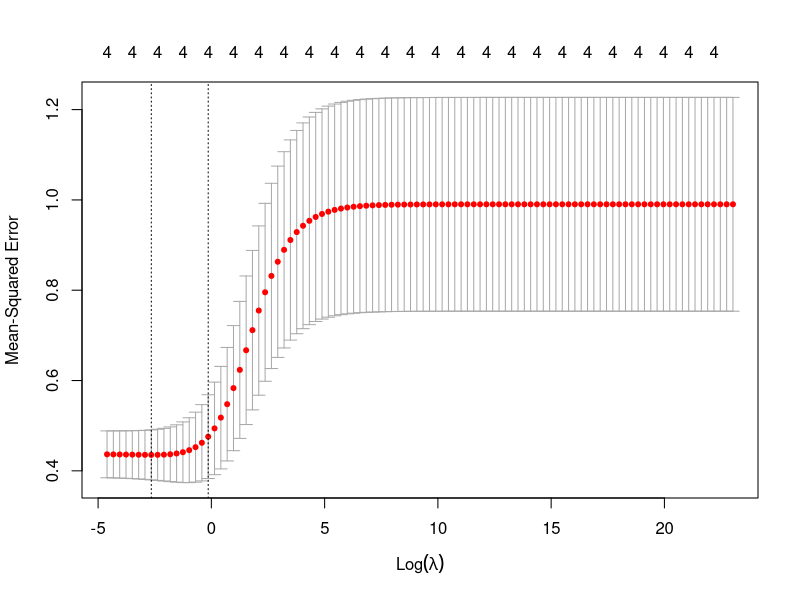

Source code (R):
library(glmnet)

topSchools <- read.csv('data/top_schools.csv')
#View(topSchools)

#Subset the only columns I need to use for ridge regression
topSchools_subset <- topSchools[c('SATMT75', 'ACTMT75', 'ADM_RATE', 'COMP_ORIG_YR4_RT', 'MN_EARN_WNE_INC2_P10')]

topSchools_subset1 <- topSchools_subset
#transforming each column type so it will be numeric and will work when I try to scale the data set.
topSchools_subset1$SATMT75 <- as.numeric(as.character(topSchools_subset$SATMT75))
topSchools_subset1$ACTMT75 <- as.numeric(as.character(topSchools_subset$ACTMT75))
topSchools_subset1$ADM_RATE <- as.numeric(as.character(topSchools_subset$ADM_RATE))
topSchools_subset1$COMP_ORIG_YR4_RT <- as.numeric(as.character(topSchools_subset$COMP_ORIG_YR4_RT))
topSchools_subset1$MN_EARN_WNE_IC2_P10 <- as.numeric(as.character(topSchools_subset$MN_EARN_WNE_INC2_P10))

#Mean Centering and Standardizing (scaling the data)
topSchools_scaled <- scale(topSchools_subset1, center=TRUE, scale=TRUE)

#Partitioning the data
set.seed(12345)
#nrow(topSchools_scaled)

trainset <- read.csv('data/train-set.csv')
trainset_subset <- trainset[c('SATMT75', 'ACTMT75', 'ADM_RATE', 'COMP_ORIG_YR4_RT', 'MN_EARN_WNE_INC2_P10')]
trainset_subset$MN_EARN_WNE_INC2_P10 <- as.numeric(as.character(trainset_subset$MN_EARN_WNE_INC2_P10))
trainset_scaled <- scale(trainset_subset, center=T, scale=T)

trainset_scaled <- trainset_scaled[complete.cases(trainset_scaled),]

testset <- read.csv('data/test-set.csv')
testset_subset <- trainset[c('SATMT75', 'ACTMT75', 'ADM_RATE', 'COMP_ORIG_YR4_RT', 'MN_EARN_WNE_INC2_P10')]
testset_subset$MN_EARN_WNE_INC2_P10 <- as.numeric(as.character(testset_subset$MN_EARN_WNE_INC2_P10))
testset_scaled <- scale(testset_subset, center=T, scale=T)

testset_scaled <- testset_scaled[complete.cases(testset_scaled),]


x_train_scaled <- as.matrix(trainset_scaled[,1:4])
y_train_scaled <- as.matrix(trainset_scaled[,5])

x_test_scaled <- as.matrix(testset_scaled[,1:4])
y_test_scaled <- as.matrix(testset_scaled[,5])

x_full <- as.matrix(topSchools_scaled[,1:4])
y_full <- as.matrix(topSchools_scaled[,5])


#1 Run the corresponding fitting function on the train set using ten-fold cross-validation.
grid <- 10^seq(10, -2, length = 100)
set.seed(12345)
cv.out2 <- cv.glmnet(x_train_scaled, y_train_scaled, alpha=0, lambda=grid, intercept=FALSE, standardize=FALSE)

#2. Saving list of models(saved in Rdata file at the end)
#listModels <- cv.out

#3. To select the best model:
bestlambda2 <- cv.out2$lambda.min

#4. Plot the cross-validation errors in terms of the tunning 
##  parameter to visualize which parameter gives the "best" model:
#png(filename = "../../images/ridge-cross-validation-errors.png", width=800, height=600)
#plot(cv.out)
#dev.off()

#5. Once you identify the "best" model, use the test set to compute the test Mean Square Error(test MSE)
ridge_pred2 <- predict(cv.out2, s=bestlambda2, newx=x_test_scaled)
test_mse_ridge2 <- mean((ridge_pred2-y_test_scaled)^2)

#6. Last but not least, refit the model on the full data set using the parameter chosen by cross-validation.
##  This fit will give you the "official" coefficient estimates.
ridge_full2 <- glmnet(x_full, y_full, alpha = 0, lambda = bestlambda2, intercept = FALSE, standardize = FALSE)
#coeff_ridge <- predict(ridge_full, type = "coefficients", s = bestlambda)[1:length(topSchools_scaled),]
coeff_ridge2 <- coef(ridge_full2, s=bestlambda2)

#full prediction
ridge_pred_full2 <- predict(cv.out2, s=bestlambda2, newx = x_full)
full_mse_ridge2 <- mean((ridge_pred_full2-y_full)^2)

ridge2cor <- cor(topSchools_subset)

save(coeff_ridge2, bestlambda2, full_mse_ridge2, ridge2cor, file='data/rigde2-reg.RData')


#Plot the cross-validation errors
png("images/ridgeCV_middle.png")
plot(cv.out2)
dev.off()
